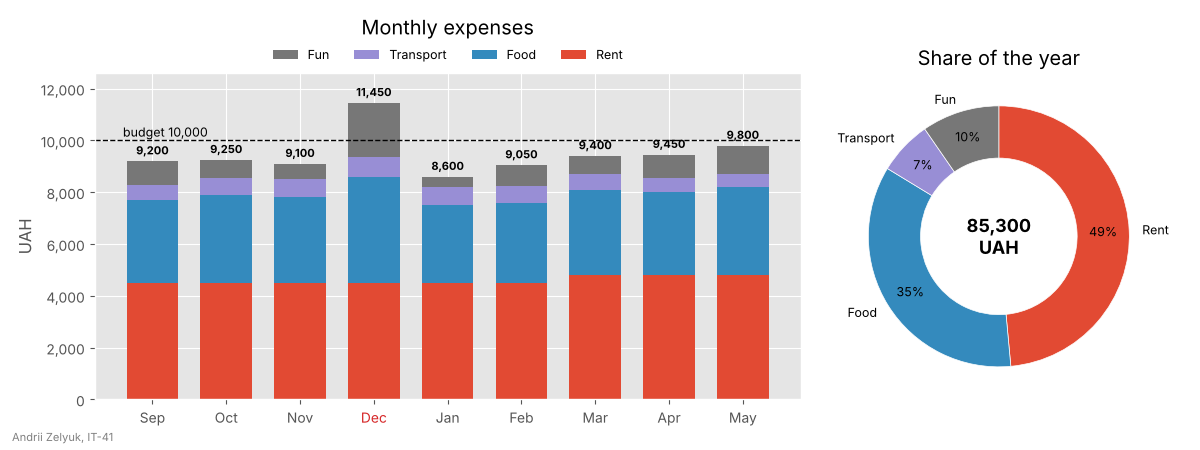

Source code (Python):
import matplotlib.pyplot as plt
import numpy as np
from matplotlib.ticker import StrMethodFormatter

STUDENT_NAME = "Andrii Zelyuk"   # ім'я та прізвище транслітерацією
STUDENT_GROUP = "IT-41"   # група

months = ["Sep", "Oct", "Nov", "Dec", "Jan", "Feb", "Mar", "Apr", "May"]
# витрати студента, грн
expenses = {
    "Rent": np.array([4500, 4500, 4500, 4500, 4500, 4500, 4800, 4800, 4800]),
    "Food": np.array([3200, 3400, 3300, 4100, 3000, 3100, 3300, 3200, 3400]),
    "Transport": np.array([600, 650, 700, 750, 700, 650, 600, 550, 500]),
    "Fun": np.array([900, 700, 600, 2100, 400, 800, 700, 900, 1100]),
}
budget = 10000

plt.style.use("ggplot")

fig, (ax_bars, ax_pie) = plt.subplots(
    1, 2, figsize=(12, 4.5), gridspec_kw={"width_ratios": [2, 1]}
)

# --- ліворуч: стовпчики зі стеком ---
x = np.arange(len(months))
bottom = np.zeros(len(months))
colors = {}
for name, values in expenses.items():
    bars = ax_bars.bar(x, values, bottom=bottom, width=0.7, label=name)
    colors[name] = bars.patches[0].get_facecolor()
    bottom += values

totals = bottom
# підписи сум над останнім (верхнім) шаром стеку
ax_bars.bar_label(bars, labels=[f"{t:,.0f}" for t in totals], padding=3,
                  fontsize=8, fontweight="bold")

ax_bars.axhline(budget, color="black", linestyle="--", linewidth=1)
ax_bars.text(-0.4, budget + 150, f"budget {budget:,}", fontsize=9)

ax_bars.set_xticks(x, months)
# місяці з перевищенням бюджету - червоним
for label, total in zip(ax_bars.get_xticklabels(), totals):
    if total > budget:
        label.set_color("tab:red")

ax_bars.set_ylim(0, totals.max() * 1.1)
ax_bars.yaxis.set_major_formatter(StrMethodFormatter("{x:,.0f}"))
ax_bars.set_ylabel("UAH")
ax_bars.set_title("Monthly expenses", pad=28)

# легенда у зворотному порядку: як шари стеку, згори вниз
handles, labels = ax_bars.get_legend_handles_labels()
ax_bars.legend(handles[::-1], labels[::-1], loc="lower center",
               bbox_to_anchor=(0.5, 1.0), ncol=4, frameon=False, fontsize=9)

# --- праворуч: кільцева діаграма за весь рік ---
year_totals = {name: values.sum() for name, values in expenses.items()}
grand_total = sum(year_totals.values())

ax_pie.pie(
    list(year_totals.values()),
    labels=list(year_totals.keys()),
    colors=[colors[name] for name in year_totals],
    autopct="%.0f%%",
    pctdistance=0.8,
    startangle=90,
    counterclock=False,
    wedgeprops={"width": 0.4, "edgecolor": "white"},
    textprops={"fontsize": 9},
)
ax_pie.text(0, 0, f"{grand_total:,}\nUAH", ha="center", va="center",
            fontsize=13, fontweight="bold")
ax_pie.set_title("Share of the year")

fig.text(0.01, 0.02, f"{STUDENT_NAME}, {STUDENT_GROUP}", fontsize=8, color="gray")
fig.tight_layout(rect=(0, 0.02, 1, 1))

fig.savefig("task_2.png", dpi=100)
plt.show()
